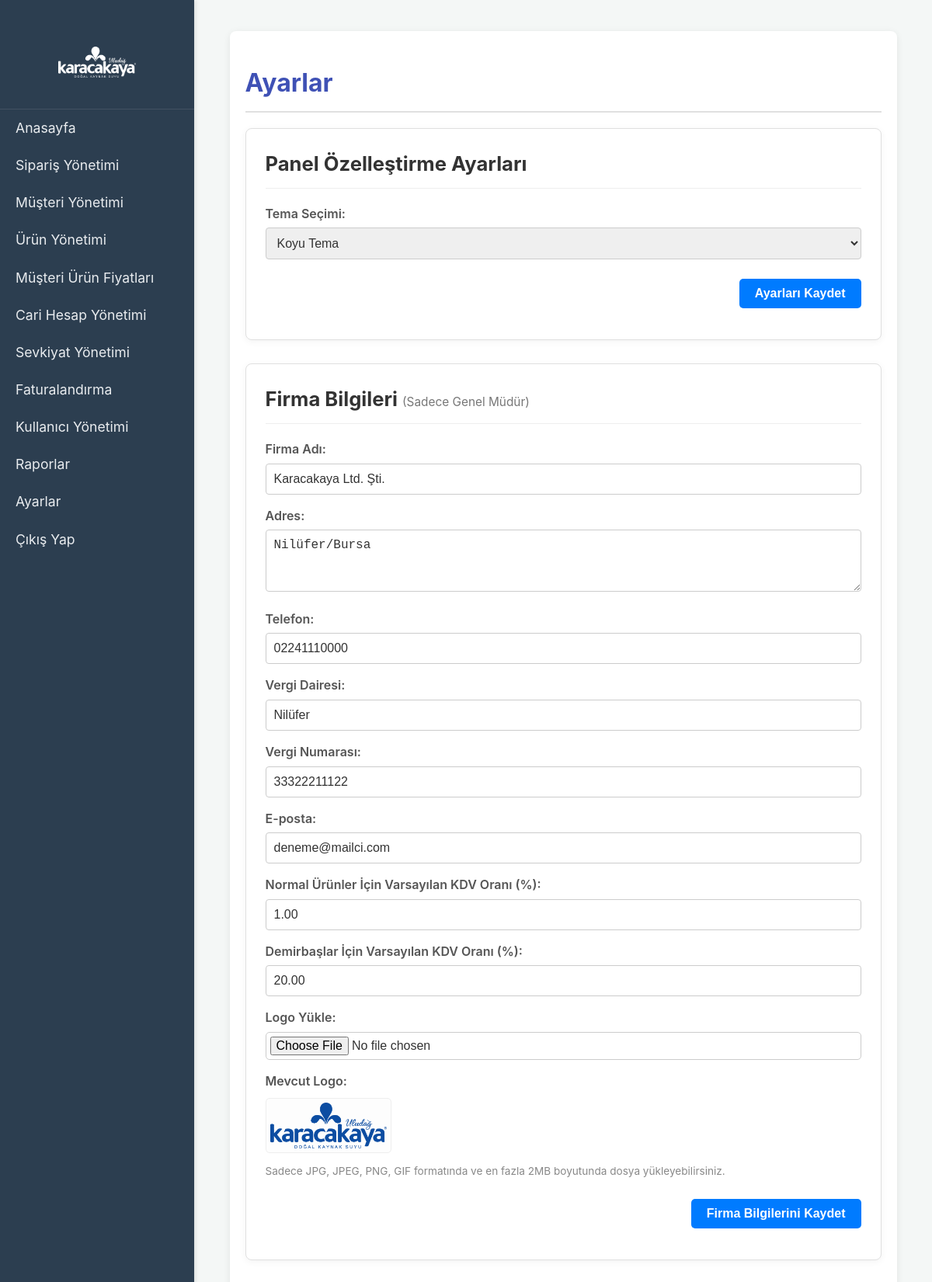
The page /settings.php (signed in) on the database its author committed.
### tables this page shows
CREATE TABLE `company_settings` (
  `id` int(11) NOT NULL,
  `company_name` varchar(255) NOT NULL,
  `address` text DEFAULT NULL,
  `phone` varchar(50) DEFAULT NULL,
  `tax_office` varchar(100) DEFAULT NULL,
  `tax_number` varchar(50) DEFAULT NULL,
  `email` varchar(100) DEFAULT NULL,
  `logo_path` varchar(255) DEFAULT NULL,
  `default_vat_rate` decimal(5,2) NOT NULL DEFAULT 0.00,
  `updated_at` timestamp NULL DEFAULT current_timestamp() ON UPDATE current_timestamp(),
  `default_vat_rate_normal` decimal(5,2) DEFAULT 18.00,
  `default_vat_rate_fixed_asset` decimal(5,2) DEFAULT 8.00
);

CREATE TABLE `users` (
  `id` int(11) NOT NULL,
  `username` varchar(50) NOT NULL,
  `password` varchar(255) NOT NULL,
  `role_id` int(11) NOT NULL,
  `full_name` varchar(100) DEFAULT NULL,
  `created_at` timestamp NULL DEFAULT current_timestamp(),
  `theme_preference` varchar(50) DEFAULT 'light',
  `updated_at` datetime DEFAULT NULL
);

### settings.php (the view, shortened to what this page needs)
<?php
require_once 'config.php';
$user_id = $_SESSION['user_id'];
$user_settings = [];
try {
    $stmt = $pdo->prepare("SELECT theme_preference FROM users WHERE id = ?");
    $stmt->execute([$user_id]);
    $result = $stmt->fetch(PDO::FETCH_ASSOC);
    if ($result) {
        $user_settings['theme_preference'] = $result['theme_preference'];
    } else {
        $user_settings['theme_preference'] = 'light';
    }
} catch (PDOException $e) {
    error_log("Kullanıcı ayarları çekilirken hata: " . $e->getMessage());
    $message = "Kişisel ayarlar yüklenirken bir hata oluştu.";
    $message_type = 'error';
}
$company_settings = [
    'company_name' => '',
    'address' => '',
    'phone' => '',
    'tax_office' => '',
    'tax_number' => '',
    'email' => '',
    'logo_path' => '',
    'default_vat_rate_normal' => 0.00,
    'default_vat_rate_fixed_asset' => 0.00
];
try {
    $stmt = $pdo->query("SELECT * FROM company_settings WHERE id = 1 LIMIT 1");
    $result = $stmt->fetch(PDO::FETCH_ASSOC);
    if ($result) {
        $company_settings = array_merge($company_settings, $result);
    }
} catch (PDOException $e) {
    error_log("Firma ayarları çekilirken hata: " . $e->getMessage());
    $message = "Firma bilgileri yüklenirken bir hata oluştu. Veritabanında 'company_settings' tablosunun varlığını kontrol edin.";
    $message_type = 'error';
}
include 'includes/header.php';
?>
<div class="container">
    <h1>Ayarlar</h1>
    <div class="settings-section">
        <h2>Panel Özelleştirme Ayarları</h2>
        <form action="settings.php" method="post">
            <div class="form-group">
                <label for="theme_preference">Tema Seçimi:</label>
                <select id="theme_preference" name="theme_preference" class="form-control">
                    <option value="dark" <?php echo ($user_settings['theme_preference'] == 'dark') ? 'selected' : ''; ?>>Koyu Tema</option>
                </select>
            </div>
            <div class="form-group form-actions">
                <button type="submit" name="save_personal_settings" class="btn btn-primary">Ayarları Kaydet</button>
            </div>
        </form>
    </div>
    <?php if ($_SESSION['user_role_id'] == 1) :  ?>
        <div class="settings-section company-settings-section">
            <h2>Firma Bilgileri <small>(Sadece Genel Müdür)</small></h2>
            <form action="settings.php" method="post" enctype="multipart/form-data">
                <div class="form-group">
                    <label for="company_name">Firma Adı:</label>
                    <input type="text" id="company_name" name="company_name" class="form-control" value="<?php echo htmlspecialchars($company_settings['company_name']); ?>" required>
                </div>
                <div class="form-group">
                    <label for="address">Adres:</label>
                    <textarea id="address" name="address" class="form-control" rows="3" required><?php echo htmlspecialchars($company_settings['address']); ?></textarea>
                </div>
                <div class="form-group">
                    <label for="phone">Telefon:</label>
                    <input type="text" id="phone" name="phone" class="form-control" value="<?php echo htmlspecialchars($company_settings['phone']); ?>" required>
                </div>
                <div class="form-group">
                    <label for="tax_office">Vergi Dairesi:</label>
                    <input type="text" id="tax_office" name="tax_office" class="form-control" value="<?php echo htmlspecialchars($company_settings['tax_office']); ?>" required>
                </div>
                <div class="form-group">
                    <label for="tax_number">Vergi Numarası:</label>
                    <input type="text" id="tax_number" name="tax_number" class="form-control" value="<?php echo htmlspecialchars($company_settings['tax_number']); ?>" required>
                </div>
                <div class="form-group">
                    <label for="email">E-posta:</label>
                    <input type="email" id="email" name="email" class="form-control" value="<?php echo htmlspecialchars($company_settings['email']); ?>" required>
                </div>
                <div class="form-group">
                    <label for="default_vat_rate_normal">Normal Ürünler İçin Varsayılan KDV Oranı (%):</label>
                    <input type="number" step="0.01" id="default_vat_rate_normal" name="default_vat_rate_normal" class="form-control" value="<?php echo htmlspecialchars($company_settings['default_vat_rate_normal']); ?>" required>
                </div>
                <div class="form-group">
                    <label for="default_vat_rate_fixed_asset">Demirbaşlar İçin Varsayılan KDV Oranı (%):</label>
                    <input type="number" step="0.01" id="default_vat_rate_fixed_asset" name="default_vat_rate_fixed_asset" class="form-control" value="<?php echo htmlspecialchars($company_settings['default_vat_rate_fixed_asset']); ?>" required>
                </div>
                <div class="form-group">
                    <label for="company_logo">Logo Yükle:</label>
                    <input type="file" id="company_logo" name="company_logo" class="form-control-file">
                    <?php if (!empty($company_settings['logo_path']) && file_exists($company_settings['logo_path'])) : ?>
                        <p class="current-logo-text">Mevcut Logo:</p>
                        <img src="<?php echo htmlspecialchars($company_settings['logo_path']); ?>" alt="Company Logo" class="current-logo-preview">
                    <?php endif; ?>
                    <small class="form-text text-muted">Sadece JPG, JPEG, PNG, GIF formatında ve en fazla 2MB boyutunda dosya yükleyebilirsiniz.</small>
                </div>
                <div class="form-group form-actions">
                    <button type="submit" name="save_company_settings" class="btn btn-primary">Firma Bilgilerini Kaydet</button>
                </div>
            </form>
        </div>
    <?php endif; ?>
</div>
<?php include 'includes/footer.php'; ?>

### includes/header.php (shortened to what this page needs)
<?php
$company_logo_path = '';
$company_name_for_logo = 'Panel';
try {
    if (isset($pdo) && $pdo instanceof PDO) {
        $stmt_logo = $pdo->query("SELECT logo_path, company_name FROM company_settings WHERE id = 1 LIMIT 1");
        $logo_data = $stmt_logo->fetch(PDO::FETCH_ASSOC);
        if ($logo_data) {
            if (!empty($logo_data['logo_path']) && file_exists($logo_data['logo_path'])) {
                $company_logo_path = htmlspecialchars($logo_data['logo_path']);
            }
            if (!empty($logo_data['company_name'])) {
                $company_name_for_logo = htmlspecialchars($logo_data['company_name']);
            }
        }
    } else {
        error_log("header.php: PDO bağlantısı (\$pdo) tanımlı değil veya geçerli değil.");
    }
} catch (PDOException $e) {
    error_log("Header'da logo çekilirken veritabanı hatası: " . $e->getMessage());
}
?>
<!DOCTYPE html>
<html lang="tr">
<head>
    <link rel="stylesheet" href="style.css">
</head>
<body>
    <div id="wrapper">
        <aside id="sidebar">
            <div class="sidebar-header">
                <a href="dashboard.php" class="logo-link" title="<?php echo $company_name_for_logo; ?> Paneline Git">
                    <?php if (!empty($company_logo_path)) : ?>
                        <img src="<?php echo $company_logo_path; ?>" alt="<?php echo $company_name_for_logo; ?> Logo" class="app-logo">
                    <?php else : ?>
                        <h3 class="app-name"><?php echo $company_name_for_logo; ?></h3>
                    <?php endif; ?>
                </a>
            </div>
            <?php include 'menu.php';  ?>
        </aside>
        <main id="content">

### style.css (style rules this page uses)
body { font-family: Arial, sans-serif; margin: 0; padding: 0; background-color: #f4f7f6; color: #333; }
#wrapper { display: flex; min-height: 100vh; background-color: #f4f7f6; }
#sidebar { width: 250px; min-height: 100vh; background-color: #343a40; color: #fff; padding-top: 20px; box-shadow: 2px 0 5px rgba(0,0,0,0.1); flex-shrink: 0; transition: all 0.3s; }
#content { width: calc(100% - 250px); padding: 20px; min-height: 100vh; overflow-y: auto; transition: all 0.3s; }
.container { width: 90%; max-width: 1200px; margin: 20px auto; padding: 20px; background-color: #fff; border-radius: 8px; box-shadow: 0 2px 10px rgba(0, 0, 0, 0.08); }
h1, h2, h3 { color: #3f51b5; margin-bottom: 20px; border-bottom: 2px solid #e0e0e0; padding-bottom: 10px; }
.btn { display: inline-block; padding: 10px 20px; font-size: 16px; font-weight: bold; text-align: center; text-decoration: none; border-radius: 5px; cursor: pointer; transition: background-color 0.3s ease, border-color 0.3s ease, color 0.3s ease; border: 1px solid transparent; white-space: nowrap; }
.btn-primary { background-color: #007bff; color: #fff; border-color: #007bff; }
.form-group { margin-bottom: 15px; }
.form-group label { display: block; margin-bottom: 5px; font-weight: bold; color: #555; }
.form-group input[type="text"], .form-group input[type="email"], .form-group input[type="number"], .form-group input[type="password"], .form-group input[type="url"], .form-group input[type="date"], .form-group select, .form-group textarea { width: 100%; padding: 10px; border: 1px solid #ccc; border-radius: 4px; box-sizing: border-box; font-size: 16px; color: #333; }
.form-group input[type="file"] { padding: 5px; }
.form-group textarea { resize: vertical; }
#sidebar .sidebar-header { text-align: center; padding: 20px 0; background-color: #2c3e50; border-bottom: 1px solid rgba(255, 255, 255, 0.1); display: flex; justify-content: center; align-items: center; min-height: 80px; flex-direction: column; }
#sidebar .sidebar-header .app-logo { max-width: 100px; height: auto; display: block; margin: 0 auto; padding: 5px; border-radius: 5px; filter: invert(100%) grayscale(100%) brightness(200%); }
#sidebar { background-color: #2c3e50; color: #ecf0f1; }
body { font-family: 'Inter', 'Segoe UI', Tahoma, Geneva, Verdana, sans-serif; background-color: #f0f2f5; color: #333; margin: 0; line-height: 1.6; }

### settings.php (style rules this page uses)
.settings-section { background-color: #fff; padding: 25px; border-radius: 8px; box-shadow: 0 2px 10px rgba(0,0,0,0.05); margin-bottom: 30px; border: 1px solid #e0e0e0; }
.settings-section h2 { color: #333; margin-top: 0; margin-bottom: 20px; padding-bottom: 10px; border-bottom: 1px solid #eee; font-size: 1.6em; }
.settings-section h2 small { font-size: 0.6em; color: #777; font-weight: normal; }
.form-group { margin-bottom: 15px; }
.form-group label { display: block; margin-bottom: 5px; font-weight: 600; color: #555; }
.form-control, .form-control-file { width: 100%; padding: 10px 12px; border: 1px solid #ccc; border-radius: 5px; font-size: 1em; box-sizing: border-box; }
textarea.form-control { resize: vertical; min-height: 80px; }
.form-text { font-size: 0.85em; color: #888; margin-top: 5px; display: block; }
.form-actions { margin-top: 25px; text-align: right; }
.btn { padding: 10px 20px; border: none; border-radius: 5px; cursor: pointer; font-size: 1em; transition: background-color 0.2s ease; }
.btn-primary { background-color: #007bff; color: white; }
.current-logo-text { margin-top: 15px; margin-bottom: 8px; font-weight: 600; color: #555; }
.current-logo-preview { max-width: 150px; height: auto; border: 1px solid #eee; padding: 5px; border-radius: 5px; background-color: #fdfdfd; }

### rows shown on the page
company_settings: logo_path (picture), company_name "Karacakaya Ltd. Şti.", address "Nilüfer/Bursa", phone "02241110000", tax_office "Nilüfer", tax_number "33322211122", email "deneme@mailci.com", default_vat_rate_normal "1.00", default_vat_rate_fixed_asset "20.00"
users: theme_preference "Koyu Tema"
